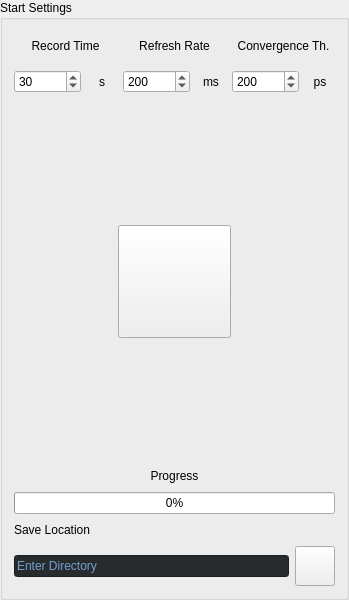
       <widget class="QGroupBox" name="groupBox_2">
        <property name="minimumSize">
         <size>
          <width>349</width>
          <height>600</height>
         </size>
        </property>
        <property name="maximumSize">
         <size>
          <width>350</width>
          <height>6000</height>
         </size>
        </property>
        <property name="title">
         <string>Start Settings</string>
        </property>
        <layout class="QVBoxLayout" name="verticalLayout_16">
         <item>
          <layout class="QHBoxLayout" name="horizontalLayout_20">
           <item>
            <layout class="QVBoxLayout" name="verticalLayout_10">
             <item>
              <widget class="QLabel" name="label_2">
               <property name="minimumSize">
                <size>
                 <width>0</width>
                 <height>30</height>
                </size>
               </property>
               <property name="maximumSize">
                <size>
                 <width>16777215</width>
                 <height>30</height>
                </size>
               </property>
               <property name="text">
                <string>Record Time</string>
               </property>
               <property name="alignment">
                <set>Qt::AlignCenter</set>
               </property>
              </widget>
             </item>
             <item>
              <layout class="QHBoxLayout" name="horizontalLayout_7">
               <item>
                <widget class="QSpinBox" name="record_time_box">
                 <property name="singleStep">
                  <number>1</number>
                 </property>
                 <property name="value">
                  <number>30</number>
                 </property>
                </widget>
               </item>
               <item>
                <widget class="QLabel" name="label_7">
                 <property name="minimumSize">
                  <size>
                   <width>30</width>
                   <height>30</height>
                  </size>
                 </property>
                 <property name="maximumSize">
                  <size>
                   <width>30</width>
                   <height>30</height>
                  </size>
                 </property>
                 <property name="text">
                  <string>s</string>
                 </property>
                 <property name="alignment">
                  <set>Qt::AlignCenter</set>
                 </property>
                </widget>
               </item>
              </layout>
             </item>
            </layout>
           </item>
           <item>
            <layout class="QVBoxLayout" name="verticalLayout_11">
             <item>
              <widget class="QLabel" name="label_3">
               <property name="minimumSize">
                <size>
                 <width>0</width>
                 <height>30</height>
                </size>
               </property>
               <property name="maximumSize">
                <size>
                 <width>16777215</width>
                 <height>30</height>
                </size>
               </property>
               <property name="text">
                <string>Refresh Rate</string>
               </property>
               <property name="alignment">
                <set>Qt::AlignCenter</set>
               </property>
              </widget>
             </item>
             <item>
              <layout class="QHBoxLayout" name="horizontalLayout_13">
               <item>
                <widget class="QSpinBox" name="refresh_rate_box">
                 <property name="minimum">
                  <number>100</number>
                 </property>
                 <property name="maximum">
                  <number>5000</number>
                 </property>
                 <property name="value">
                  <number>200</number>
                 </property>
                </widget>
               </item>
               <item>
                <widget class="QLabel" name="label_11">
                 <property name="minimumSize">
                  <size>
                   <width>30</width>
                   <height>30</height>
                  </size>
                 </property>
                 <property name="maximumSize">
                  <size>
                   <width>30</width>
                   <height>30</height>
                  </size>
                 </property>
                 <property name="text">
                  <string>ms</string>
                 </property>
                 <property name="alignment">
                  <set>Qt::AlignCenter</set>
                 </property>
                </widget>
               </item>
              </layout>
             </item>
            </layout>
           </item>
           <item>
            <layout class="QVBoxLayout" name="verticalLayout_12">
             <item>
              <widget class="QLabel" name="label_4">
               <property name="minimumSize">
                <size>
                 <width>0</width>
                 <height>30</height>
                </size>
               </property>
               <property name="maximumSize">
                <size>
                 <width>16777215</width>
                 <height>30</height>
                </size>
               </property>
               <property name="text">
                <string>Convergence Th.</string>
               </property>
               <property name="alignment">
                <set>Qt::AlignCenter</set>
               </property>
              </widget>
             </item>
             <item>
              <layout class="QHBoxLayout" name="horizontalLayout_15">
               <item>
                <widget class="QSpinBox" name="convergence_box">
                 <property name="minimum">
                  <number>100</number>
                 </property>
                 <property name="maximum">
                  <number>5000</number>
                 </property>
                 <property name="value">
                  <number>200</number>
                 </property>
                </widget>
               </item>
               <item>
                <widget class="QLabel" name="label_12">
                 <property name="minimumSize">
                  <size>
                   <width>30</width>
                   <height>30</height>
                  </size>
                 </property>
                 <property name="maximumSize">
                  <size>
                   <width>30</width>
                   <height>30</height>
                  </size>
                 </property>
                 <property name="text">
                  <string>ps</string>
                 </property>
                 <property name="alignment">
                  <set>Qt::AlignCenter</set>
                 </property>
                </widget>
               </item>
              </layout>
             </item>
            </layout>
           </item>
          </layout>
         </item>
         <item>
          <layout class="QHBoxLayout" name="horizontalLayout_8">
           <item>
            <widget class="QLabel" name="label_38">
             <property name="text">
              <string/>
             </property>
            </widget>
           </item>
           <item>
            <widget class="QPushButton" name="start_button">
             <property name="minimumSize">
              <size>
               <width>113</width>
               <height>113</height>
              </size>
             </property>
             <property name="maximumSize">
              <size>
               <width>113</width>
               <height>113</height>
              </size>
             </property>
             <property name="styleSheet">
              <string notr="true">#start_button
{
border-image: url(:/images/start_unpressed.png);
}
#start_button:checked
{
border-image: url(:/images/stop_pressed.png);
}
</string>
             </property>
             <property name="text">
              <string/>
             </property>
             <property name="checkable">
              <bool>true</bool>
             </property>
            </widget>
           </item>
           <item>
            <widget class="QLabel" name="label">
             <property name="text">
              <string/>
             </property>
            </widget>
           </item>
          </layout>
         </item>
         <item>
          <layout class="QVBoxLayout" name="verticalLayout_19">
           <item>
            <widget class="QLabel" name="label_16">
             <property name="minimumSize">
              <size>
               <width>0</width>
               <height>20</height>
              </size>
             </property>
             <property name="maximumSize">
              <size>
               <width>16777215</width>
               <height>20</height>
              </size>
             </property>
             <property name="text">
              <string>Progress</string>
             </property>
             <property name="alignment">
              <set>Qt::AlignCenter</set>
             </property>
            </widget>
           </item>
           <item>
            <widget class="QProgressBar" name="progress_bar">
             <property name="value">
              <number>0</number>
             </property>
            </widget>
           </item>
          </layout>
         </item>
         <item>
          <layout class="QVBoxLayout" name="verticalLayout_20">
           <item>
            <widget class="QLabel" name="label_6">
             <property name="minimumSize">
              <size>
               <width>0</width>
               <height>20</height>
              </size>
             </property>
             <property name="maximumSize">
              <size>
               <width>16777215</width>
               <height>20</height>
              </size>
             </property>
             <property name="text">
              <string>Save Location</string>
             </property>
            </widget>
           </item>
           <item>
            <layout class="QHBoxLayout" name="horizontalLayout_14">
             <item>
              <widget class="QLineEdit" name="save_directory">
               <property name="palette">
                <palette>
                 <active>
                  <colorrole role="WindowText">
                   <brush brushstyle="SolidPattern">
                    <color alpha="255">
                     <red>114</red>
                     <green>159</green>
                     <blue>207</blue>
                    </color>
                   </brush>
                  </colorrole>
                  <colorrole role="Button">
                   <brush brushstyle="SolidPattern">
                    <color alpha="255">
                     <red>39</red>
                     <green>43</green>
                     <blue>45</blue>
                    </color>
                   </brush>
                  </colorrole>
                  <colorrole role="Dark">
                   <brush brushstyle="SolidPattern">
                    <color alpha="255">
                     <red>114</red>
                     <green>159</green>
                     <blue>207</blue>
                    </color>
                   </brush>
                  </colorrole>
                  <colorrole role="Text">
                   <brush brushstyle="SolidPattern">
                    <color alpha="255">
                     <red>114</red>
                     <green>159</green>
                     <blue>207</blue>
                    </color>
                   </brush>
                  </colorrole>
                  <colorrole role="ButtonText">
                   <brush brushstyle="SolidPattern">
                    <color alpha="255">
                     <red>114</red>
                     <green>159</green>
                     <blue>207</blue>
                    </color>
                   </brush>
                  </colorrole>
                  <colorrole role="Base">
                   <brush brushstyle="SolidPattern">
                    <color alpha="255">
                     <red>39</red>
                     <green>43</green>
                     <blue>45</blue>
                    </color>
                   </brush>
                  </colorrole>
                  <colorrole role="Window">
                   <brush brushstyle="SolidPattern">
                    <color alpha="255">
                     <red>39</red>
                     <green>43</green>
                     <blue>45</blue>
                    </color>
                   </brush>
                  </colorrole>
                  <colorrole role="PlaceholderText">
                   <brush brushstyle="NoBrush">
                    <color alpha="128">
                     <red>114</red>
                     <green>159</green>
                     <blue>207</blue>
                    </color>
                   </brush>
                  </colorrole>
                 </active>
                 <inactive>
                  <colorrole role="WindowText">
                   <brush brushstyle="SolidPattern">
                    <color alpha="255">
                     <red>114</red>
                     <green>159</green>
                     <blue>207</blue>
                    </color>
                   </brush>
                  </colorrole>
                  <colorrole role="Button">
                   <brush brushstyle="SolidPattern">
                    <color alpha="255">
                     <red>39</red>
                     <green>43</green>
                     <blue>45</blue>
                    </color>
                   </brush>
                  </colorrole>
                  <colorrole role="Dark">
                   <brush brushstyle="SolidPattern">
                    <color alpha="255">
                     <red>114</red>
                     <green>159</green>
                     <blue>207</blue>
                    </color>
                   </brush>
                  </colorrole>
                  <colorrole role="Text">
                   <brush brushstyle="SolidPattern">
                    <color alpha="255">
                     <red>114</red>
                     <green>159</green>
                     <blue>207</blue>
                    </color>
                   </brush>
                  </colorrole>
                  <colorrole role="ButtonText">
                   <brush brushstyle="SolidPattern">
                    <color alpha="255">
                     <red>114</red>
                     <green>159</green>
                     <blue>207</blue>
                    </color>
                   </brush>
                  </colorrole>
                  <colorrole role="Base">
                   <brush brushstyle="SolidPattern">
                    <color alpha="255">
                     <red>39</red>
                     <green>43</green>
                     <blue>45</blue>
                    </color>
                   </brush>
                  </colorrole>
                  <colorrole role="Window">
                   <brush brushstyle="SolidPattern">
                    <color alpha="255">
                     <red>39</red>
                     <green>43</green>
                     <blue>45</blue>
                    </color>
                   </brush>
                  </colorrole>
                  <colorrole role="PlaceholderText">
                   <brush brushstyle="NoBrush">
                    <color alpha="128">
                     <red>114</red>
                     <green>159</green>
                     <blue>207</blue>
                    </color>
                   </brush>
                  </colorrole>
                 </inactive>
                 <disabled>
                  <colorrole role="WindowText">
                   <brush brushstyle="SolidPattern">
                    <color alpha="255">
                     <red>114</red>
                     <green>159</green>
                     <blue>207</blue>
                    </color>
                   </brush>
                  </colorrole>
                  <colorrole role="Button">
                   <brush brushstyle="SolidPattern">
                    <color alpha="255">
                     <red>39</red>
                     <green>43</green>
                     <blue>45</blue>
                    </color>
                   </brush>
                  </colorrole>
                  <colorrole role="Dark">
                   <brush brushstyle="SolidPattern">
                    <color alpha="255">
                     <red>114</red>
                     <green>159</green>
                     <blue>207</blue>
                    </color>
                   </brush>
                  </colorrole>
                  <colorrole role="Text">
                   <brush brushstyle="SolidPattern">
                    <color alpha="255">
                     <red>114</red>
                     <green>159</green>
                     <blue>207</blue>
                    </color>
                   </brush>
                  </colorrole>
                  <colorrole role="ButtonText">
                   <brush brushstyle="SolidPattern">
                    <color alpha="255">
                     <red>114</red>
                     <green>159</green>
                     <blue>207</blue>
                    </color>
                   </brush>
                  </colorrole>
                  <colorrole role="Base">
                   <brush brushstyle="SolidPattern">
                    <color alpha="255">
                     <red>39</red>
                     <green>43</green>
                     <blue>45</blue>
                    </color>
                   </brush>
                  </colorrole>
                  <colorrole role="Window">
                   <brush brushstyle="SolidPattern">
                    <color alpha="255">
                     <red>39</red>
                     <green>43</green>
                     <blue>45</blue>
                    </color>
                   </brush>
                  </colorrole>
                  <colorrole role="PlaceholderText">
                   <brush brushstyle="NoBrush">
                    <color alpha="128">
                     <red>114</red>
                     <green>159</green>
                     <blue>207</blue>
                    </color>
                   </brush>
                  </colorrole>
                 </disabled>
                </palette>
               </property>
               <property name="styleSheet">
                <string notr="true">background-color:  #272b2d;</string>
               </property>
               <property name="text">
                <string>Enter Directory</string>
               </property>
              </widget>
             </item>
             <item>
              <widget class="QPushButton" name="browse_file">
               <property name="sizePolicy">
                <sizepolicy hsizetype="Minimum" vsizetype="Fixed">
                 <horstretch>49</horstretch>
                 <verstretch>50</verstretch>
                </sizepolicy>
               </property>
               <property name="minimumSize">
                <size>
                 <width>40</width>
                 <height>40</height>
                </size>
               </property>
               <property name="maximumSize">
                <size>
                 <width>40</width>
                 <height>40</height>
                </size>
               </property>
               <property name="styleSheet">
                <string notr="true">#browse_file
{
border-image: url(:/images/show_unpressed.png);
}
#browse_file:pressed
{
border-image: url(:/images/show_pressed.png);
}
</string>
               </property>
               <property name="text">
                <string/>
               </property>
              </widget>
             </item>
            </layout>
           </item>
          </layout>
         </item>
        </layout>
       </widget>
